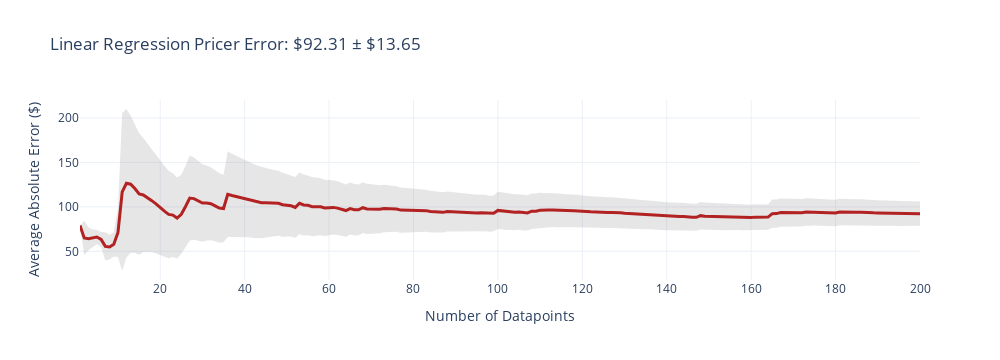
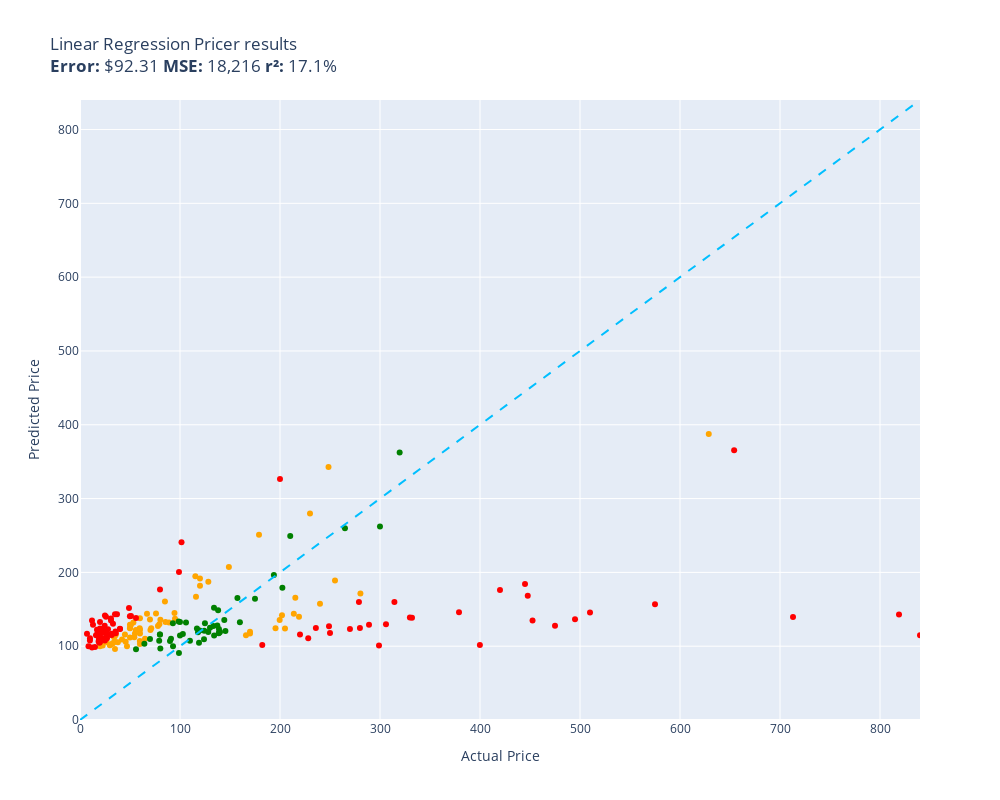

Here is the notebook cell these charts were saved with, in order:
### Code cell
evaluate(linear_regression_pricer, test)

### Figure 1 — Plotly figure (JSON) as saved in the notebook; plotly's stock layout.template omitted (floating-point values rounded to 4 significant figures; data arrays with more than 128 entries replaced by an {"elided": "..."} marker saying what was removed)
{"data": [{"fill": "toself", "fillcolor": "rgba(128,128,128,0.2)", "hoverinfo": "skip", "line": {"color": "rgba(255,255,255,0)"}, "name": "95% CI", "showlegend": false, "type": "scatter", "x": {"elided": "400 int values"}, "y": {"elided": "400 float values"}}, {"customdata": {"elided": "200x1 float values"}, "hovertemplate": "n=%{x}<br>Avg Error=$%{y:,.2f}<br>±95% CI=$%{customdata[0]:,.2f}<extra></extra>", "line": {"color": "firebrick", "width": 3}, "mode": "lines", "name": "Cumulative Avg Error", "type": "scatter", "x": {"elided": "200 int values"}, "y": {"elided": "200 float values"}}], "layout": {"height": 360, "showlegend": false, "title": {"text": "Linear Regression Pricer Error: $92.31 ± $13.65"}, "width": 1000, "xaxis": {"title": {"text": "Number of Datapoints"}}, "yaxis": {"title": {"text": "Average Absolute Error ($)"}}}}

### Figure 2 — Plotly figure (JSON) as saved in the notebook; plotly's stock layout.template omitted (floating-point values rounded to 4 significant figures)
{"data": [{"customdata": [["Old Blood Noise Excess V2 Distortion Cho...\nGuess=$140.00 Actual=$219.00"], ["telpo Headlight Assembly Fit For 15 Camr...\nGuess=$167.01 Actual=$115.99"], ["NewPower99 Battery Kit for Samsung Galax...\nGuess=$117.32 Actual=$54.95"], ["EXMAX NG-10X Fresnel Lens Focusing Adapt...\nGuess=$136.29 Actual=$69.98"], ["Stand for Raven Pro Document Scanner - P...\nGuess=$101.26 Actual=$29.85"], ["RBC12-UPC Replacement Battery Cartridge ...\nGuess=$279.72 Actual=$229.99"], ["ACDelco GM Original Equipment FW339 Fron...\nGuess=$165.62 Actual=$215.33"], ["Innovative Percussion CB-6 Chamois Bass ...\nGuess=$112.02 Actual=$54.32"], ["GJY Portable TV,10.6 inch Mini TV for AT...\nGuess=$129.69 Actual=$79.36"], ["LD Products Compatible Toner Cartridge R...\nGuess=$111.77 Actual=$49.98"], ["HK SYSTEMS 13\" Heavy Duty Black \"Push\" O...\nGuess=$160.43 Actual=$84.95"], ["Deco Mount Pro Tripod Microphone Stand w...\nGuess=$137.90 Actual=$59.95"], ["Scranton & Co 3 Drawer Mobile File Cabin...\nGuess=$194.78 Actual=$115.35"], ["Evergreen HSHB2005 Cylinder Head Gasket ...\nGuess=$124.24 Actual=$59.69"], ["Task T24287 Roman Ogee Router Bit with 1...\nGuess=$122.06 Actual=$55.88"], ["Travelpro Platinum Elite Slim Business L...\nGuess=$143.79 Actual=$213.83"], ["Southwire 120V/15A Right Angle User Atta...\nGuess=$105.28 Actual=$37.87"], ["JRready ST6313 DT Deutsch Connector Kit,...\nGuess=$135.64 Actual=$199.68"], ["Mylites+ Standard Comic Book Mylar Sleev...\nGuess=$96.25 Actual=$34.99"], ["Tidal Front + Rear Fender Flares 4PC Poc...\nGuess=$188.95 Actual=$254.99"], ["AUTOFREE LED Tail Lights Assembly Compat...\nGuess=$142.04 Actual=$201.99"], ["Projector, CRAZVIEW Projector with WiFi ...\nGuess=$132.25 Actual=$53.40"], ["Webcem Solar Shed Light Outdoor Indoor, ...\nGuess=$127.44 Actual=$77.96"], ["Poison Spyder 10-08-020 Rocker Knocker\nGuess=$387.63 Actual=$628.76"], ["VLAND LED Smoked Taillights Compatible F...\nGuess=$157.67 Actual=$239.99"], ["BESTILL Wall Mounted Shower Faucet Set, ...\nGuess=$144.23 Actual=$76.00"], ["Beck/Arnley 0421945 Air Filter\nGuess=$115.73 Actual=$35.87"], ["Pidoko Kids Train Table, Grey with 90 Pc...\nGuess=$191.55 Actual=$119.97"], ["LEGO Marvel Avengers War Machine Buster ...\nGuess=$102.85 Actual=$59.95"], ["EMART Photography C Stand with Boom Arm,...\nGuess=$181.95 Actual=$119.99"], ["KOHLER K-1185540-CP Assembly-Slider\nGuess=$105.96 Actual=$45.67"], ["Trim Kit for 2-handle Shower & Tub Valve...\nGuess=$137.08 Actual=$94.99"], ["iPhone 12/12 Pro Nicaragua Guardabarranc...\nGuess=$99.89 Actual=$19.97"], ["Replacement Remote Control for PANASONIC...\nGuess=$106.00 Actual=$34.95"], ["LSSAGOON Backpack for Women Teen Kids Gi...\nGuess=$112.08 Actual=$33.99"], ["MONOCARBON Forged Carbon Fiber Case for ...\nGuess=$122.36 Actual=$59.99"], ["DuraGo 29515020 Front Hub Assembly\nGuess=$187.43 Actual=$128.34"], ["MXR Carbon Copy Deluxe Analog Delay Guit...\nGuess=$124.45 Actual=$195.50"], ["Ibanez M510OVS Acoustic Mandolin in Vint...\nGuess=$117.07 Actual=$169.99"], ["CradlePoint Compact Broadband Router (CB...\nGuess=$132.22 Actual=$89.00"], ["Pyle Wireless Rear View Backup Camera - ...\nGuess=$121.88 Actual=$70.45"], ["Cardone 84-58642 New HEI Electronic Dist...\nGuess=$114.89 Actual=$165.99"], ["Hp Pavilion P7-1257c Motherboard Aahd3-h...\nGuess=$107.16 Actual=$59.86"], ["18 Inch White Undermount Kitchen Sink - ...\nGuess=$250.91 Actual=$179.00"], ["Amana Tool - SC587 Carbide Tipped 3-Wing...\nGuess=$124.44 Actual=$71.23"], ["ECCPP Power Steering Pump for 2009-2010 ...\nGuess=$132.64 Actual=$85.48"], ["AZX Stylus Pencil for Apple iPad Pro 202...\nGuess=$102.00 Actual=$29.99"], ["UPR Mach 1 Chin Spoiler Fits 94-98 Musta...\nGuess=$110.18 Actual=$64.99"], ["SP Air Corporation SP-8102BU 1/4-Inch He...\nGuess=$124.04 Actual=$204.99"], ["Diversitech UC2436-3 Ultralite Condenser...\nGuess=$135.66 Actual=$80.39"], ["CTLAMP XL-2100 Professional Quality XL-2...\nGuess=$102.82 Actual=$32.00"], ["200 ' feet True 14 Gauge AWG CCA Speaker...\nGuess=$115.89 Actual=$44.95"], ["200 Couples Conversation Cards - Enjoy B...\nGuess=$104.48 Actual=$32.97"], ["KYX Racing Hardened Steel Center Drive S...\nGuess=$99.96 Actual=$46.99"], ["Custom Engagement Logo Desk Embosser Sea...\nGuess=$129.15 Actual=$49.95"], ["LD Compatible Ink Cartridge Replacement ...\nGuess=$109.13 Actual=$41.99"], ["BXYJY for Samsung Galaxy Z Fold 3 Case w...\nGuess=$124.21 Actual=$49.99"], ["Star Wars Die-Cast Metal TITANIUM Series...\nGuess=$101.03 Actual=$22.70"], ["Vinyl Soft Top Roll-up Adjustable Truck ...\nGuess=$207.36 Actual=$148.88"], ["Intex River Run Connect Lounge (Four)\nGuess=$144.84 Actual=$94.49"], ["PowerSport Front Rear Brakes and Rotors ...\nGuess=$342.92 Actual=$248.51"], ["Viola Bow 4/4 Full Size Carbon Fiber (Bl...\nGuess=$124.65 Actual=$49.99"], ["KZ ZS10 Pro in Ear Monitor Headphone KZ ...\nGuess=$144.00 Actual=$66.99"], ["Fender Hendrix Voodoo Child Coiled Instr...\nGuess=$117.18 Actual=$59.99"], ["W11130208 W10695459 Refrigerator LED Mod...\nGuess=$105.51 Actual=$26.59"], ["Jada Toys Ryan's World Combo Panda Airli...\nGuess=$113.88 Actual=$34.94"], ["Pyle 2x120 Watt Home Audio Speaker Power...\nGuess=$129.02 Actual=$50.92"], ["Xiaomi Redmi 10 2022 NFC 4G LTE (128GB +...\nGuess=$119.64 Actual=$169.99"], ["For Volvo C70 S70 V70 V40 S40 AC Compres...\nGuess=$171.45 Actual=$280.41"]], "hovertemplate": "%{customdata[0]}<extra></extra>", "legendgroup": "orange", "marker": {"color": "orange", "size": 6, "symbol": "circle"}, "mode": "markers", "name": "orange", "orientation": "v", "showlegend": true, "type": "scatter", "x": [219.0, 116.0, 54.95, 69.98, 29.85, 230.0, 215.3, 54.32, 79.36, 49.98, 84.95, 59.95, 115.3, 59.69, 55.88, 213.8, 37.87, 199.7, 34.99, 255.0, 202.0, 53.4, 77.96, 628.8, 240.0, 76.0, 35.87, 120.0, 59.95, 120.0, 45.67, 94.99, 19.97, 34.95, 33.99, 59.99, 128.3, 195.5, 170.0, 89.0, 70.45, 166.0, 59.86, 179.0, 71.23, 85.48, 29.99, 64.99, 205.0, 80.39, 32.0, 44.95, 32.97, 46.99, 49.95, 41.99, 49.99, 22.7, 148.9, 94.49, 248.5, 49.99, 66.99, 59.99, 26.59, 34.94, 50.92, 170.0, 280.4], "xaxis": "x", "y": [140.0, 167.0, 117.3, 136.3, 101.3, 279.7, 165.6, 112.0, 129.7, 111.8, 160.4, 137.9, 194.8, 124.2, 122.1, 143.8, 105.3, 135.6, 96.25, 188.9, 142.0, 132.2, 127.4, 387.6, 157.7, 144.2, 115.7, 191.5, 102.8, 182.0, 106.0, 137.1, 99.89, 106.0, 112.1, 122.4, 187.4, 124.5, 117.1, 132.2, 121.9, 114.9, 107.2, 250.9, 124.4, 132.6, 102.0, 110.2, 124.0, 135.7, 102.8, 115.9, 104.5, 99.96, 129.1, 109.1, 124.2, 101.0, 207.4, 144.8, 342.9, 124.6, 144.0, 117.2, 105.5, 113.9, 129.0, 119.6, 171.5], "yaxis": "y"}, {"customdata": [["SuppliesOutlet Compatible Toner Cartridg...\nGuess=$135.41 Actual=$144.29"], ["Panasonic KX-TG6511B DECT 6.0 PLUS Expan...\nGuess=$107.29 Actual=$79.20"], ["APS iBoard 6-inch Aluminum (Black Powder...\nGuess=$249.24 Actual=$210.23"], ["PEMP E65 E66 CDC Simulate Optical Fiber ...\nGuess=$104.64 Actual=$119.00"], ["Intermatic PX300 12V 300W Transformer wi...\nGuess=$152.23 Actual=$134.00"], ["CORSAIR Dominator Platinum RGB 32GB (2x1...\nGuess=$109.54 Actual=$124.00"], ["SKB iSeries 3i-13096-6KP Case for BlackM...\nGuess=$164.40 Actual=$174.99"], ["Aolemi Oil Rubbed Bronze Single Function...\nGuess=$133.34 Actual=$98.65"], ["Clementoni 39132.5 Jigsaw Puzzle 1,000 P...\nGuess=$115.75 Actual=$79.95"], ["GanFindX Portable Car Hand Controls for ...\nGuess=$132.50 Actual=$159.90"], ["KOMPUTERBAY 4GB 2X 2GB DDR2 1066MHz PC2-...\nGuess=$96.71 Actual=$80.34"], ["15\" Locking Shower Head Extension Arm in...\nGuess=$116.00 Actual=$79.95"], ["Wenger City Upgrade Laptop Backpack with...\nGuess=$120.68 Actual=$145.42"], ["3D Tree Hole Branches 075 Stair Risers D...\nGuess=$124.88 Actual=$129.99"], ["Fjallraven, Kanken Laptop 15\" Backpack f...\nGuess=$121.37 Actual=$119.65"], ["Diversitech WG840585 Motor, (Ddb) 1/3Hp,...\nGuess=$114.50 Actual=$134.12"], ["Evan-Fischer Front Bumper Cover Compatib...\nGuess=$179.02 Actual=$202.38"], ["Festool 492370 Platin 2 S1000 Grit 6-Inc...\nGuess=$109.93 Actual=$91.00"], ["Western Digital Enterprise RE4-GP 2TB SA...\nGuess=$107.22 Actual=$109.95"], ["DIMARZIO 204284 DP 163FBK Blues Bucker G...\nGuess=$107.15 Actual=$89.99"], ["PM Auto Front Right Quick Complete Strut...\nGuess=$131.18 Actual=$124.94"], ["Dell Optiplex 390 Desktop Computer i3 3....\nGuess=$120.81 Actual=$124.27"], ["Marvel Legends Series X-Men 6-Inch Archa...\nGuess=$90.72 Actual=$98.95"], ["Grey Pneumatic 1311SD Impact Socket Set\nGuess=$165.31 Actual=$157.43"], ["4LT LUMINETTE Vanity Opal GLS BSN\nGuess=$132.65 Actual=$99.99"], ["4pc Wheel Spacers Adapters 4\" (2inch Per...\nGuess=$123.84 Actual=$116.95"], ["Urth 62mm UV, Circular Polarizing (CPL),...\nGuess=$118.07 Actual=$139.00"], ["LSI Broadcom SAS 9300-8i 8-port 12Gb/s S...\nGuess=$118.84 Actual=$118.00"], ["GENUINE VOLVO THERMOSTAT (3.0, 3.2) S60 ...\nGuess=$116.53 Actual=$102.85"], ["New Replacement seat cover fits Yamaha M...\nGuess=$123.28 Actual=$138.95"], ["Evan Fischer Radiator Cooling Fan Assemb...\nGuess=$128.13 Actual=$137.34"], ["Skullcandy Hesh Evo Bluetooth Headphones...\nGuess=$109.67 Actual=$69.99"], ["ROHL WSGUM3018WH Wire Sink Grids, White\nGuess=$119.38 Actual=$128.28"], ["ASUS VY279HE-W 27” 1080P Monitor - White...\nGuess=$148.69 Actual=$138.10"], ["LCD Screen for Dell Inspiron 17R 17.3\" H...\nGuess=$103.32 Actual=$64.37"], ["4 Inches Rolled Muffler Tip Catback Exha...\nGuess=$196.51 Actual=$193.88"], ["APS iBoard (304 Stainless Steel Polished...\nGuess=$259.86 Actual=$264.95"], ["KUNFINE Android Radio CarPlay & Android ...\nGuess=$132.00 Actual=$106.00"], ["StonKraft Brass Chess Board Game Set wit...\nGuess=$119.39 Actual=$140.00"], ["OEM Samsung Remote Control Shipped with ...\nGuess=$95.76 Actual=$56.00"], ["Venom Power Terra Hunter R/T+ R/T All-Te...\nGuess=$362.41 Actual=$319.65"], ["Samsung DA97-07603B Freezer Ice Maker As...\nGuess=$100.02 Actual=$93.02"], ["Blanco 230966 Valea Stainless Steel Sink...\nGuess=$130.96 Actual=$92.88"], ["HP Laserjet 2100 Laser Printer W/Test Pr...\nGuess=$262.30 Actual=$299.98"], ["Targus CityGear Durable Backpack, Black,...\nGuess=$127.35 Actual=$133.43"], ["Garmin 010-12402-10 GT15M-TM Transom-Mou...\nGuess=$117.51 Actual=$138.74"], ["Fitness Center Gym Room Weight Train Dua...\nGuess=$114.41 Actual=$99.99"]], "hovertemplate": "%{customdata[0]}<extra></extra>", "legendgroup": "green", "marker": {"color": "green", "size": 6, "symbol": "circle"}, "mode": "markers", "name": "green", "orientation": "v", "showlegend": true, "type": "scatter", "x": [144.3, 79.2, 210.2, 119.0, 134.0, 124.0, 175.0, 98.65, 79.95, 159.9, 80.34, 79.95, 145.4, 130.0, 119.7, 134.1, 202.4, 91.0, 110.0, 89.99, 124.9, 124.3, 98.95, 157.4, 99.99, 117.0, 139.0, 118.0, 102.8, 138.9, 137.3, 69.99, 128.3, 138.1, 64.37, 193.9, 264.9, 106.0, 140.0, 56.0, 319.6, 93.02, 92.88, 300.0, 133.4, 138.7, 99.99], "xaxis": "x", "y": [135.4, 107.3, 249.2, 104.6, 152.2, 109.5, 164.4, 133.3, 115.7, 132.5, 96.71, 116.0, 120.7, 124.9, 121.4, 114.5, 179.0, 109.9, 107.2, 107.1, 131.2, 120.8, 90.72, 165.3, 132.7, 123.8, 118.1, 118.8, 116.5, 123.3, 128.1, 109.7, 119.4, 148.7, 103.3, 196.5, 259.9, 132.0, 119.4, 95.76, 362.4, 100.0, 131.0, 262.3, 127.3, 117.5, 114.4], "yaxis": "y"}, {"customdata": [["8544771 Dryer Heating Element, 279816 Th...\nGuess=$117.63 Actual=$35.74"], ["Pump Head TBVECHI 175PSI 4KW 5.5HP 21CFM...\nGuess=$138.71 Actual=$329.90"], ["Bam France 2002XL Contoured Hightech Bla...\nGuess=$139.45 Actual=$713.00"], ["Metabo HPT 36V MultiVolt™ Cordless Rotar...\nGuess=$145.84 Actual=$379.00"], ["46mm Digital Pro High-Resolution Close-U...\nGuess=$132.82 Actual=$19.99"], ["LOVE MEI Galaxy S10 Lite Case, Military ...\nGuess=$130.26 Actual=$32.98"], ["Bam Trekking 3027SB Single Black Clarine...\nGuess=$138.69 Actual=$332.00"], ["DEWALT 20V MAX* XR Impact Driver with Bl...\nGuess=$134.72 Actual=$452.53"], ["Mini PC, Kinupute Desktop Computer E3-12...\nGuess=$136.36 Actual=$495.00"], ["June Garden 12\" Sweet Dolly Charlotte - ...\nGuess=$111.27 Actual=$19.99"], ["10GBase-LR SFP+ Transceiver, Handar 10GB...\nGuess=$123.86 Actual=$19.99"], ["Canon EOS Rebel T7 Digital SLR Camera wi...\nGuess=$142.78 Actual=$819.00"], ["Dakota Alert MURS Alert Probe Sensor - M...\nGuess=$115.89 Actual=$219.99"], ["DALDED LED Light Kit for Lego Sonic Gree...\nGuess=$118.45 Actual=$24.99"], ["152MM Hole Saws M42 Bi-Metal High Speed ...\nGuess=$122.03 Actual=$17.99"], ["Baseball Backpacks Large 18 Inch Bookbag...\nGuess=$115.12 Actual=$31.77"], ["Adams Check Payment and Deposit Register...\nGuess=$119.86 Actual=$35.49"], ["KOHLER 18865-CP Filtered Water Faucet, P...\nGuess=$127.65 Actual=$475.00"], ["Retevis RT68 Soft Earhook Walkie Talkie ...\nGuess=$116.83 Actual=$6.99"], ["MC: Pindicator (Dual Intensity Amber)\nGuess=$123.35 Actual=$40.00"], ["Laisomeke Waterproof Junction Box, Unive...\nGuess=$134.64 Actual=$11.99"], ["Sumerain S1339CM Double Handle Widesprea...\nGuess=$124.81 Actual=$235.86"], ["Lighted Triangle Mirror Cabinet Bathroom...\nGuess=$184.22 Actual=$445.00"], ["Tablet PC Cover Compatible with Lenovo T...\nGuess=$116.76 Actual=$31.61"], ["Miyaya@ Funny Animal Masks Collection fo...\nGuess=$122.23 Actual=$16.99"], ["Trail Gear Twin Stick Kit for Top Shift ...\nGuess=$124.65 Actual=$279.92"], ["Engine Thermostat, Replace 19301-PAA-306...\nGuess=$108.22 Actual=$18.89"], ["Ultra Duster Canned Air Net 10 Oz 6-Pack\nGuess=$140.65 Actual=$49.90"], ["IQShield Screen Protector Compatible wit...\nGuess=$107.72 Actual=$9.95"], ["Liberty Imports 12 Pack: US Military Toy...\nGuess=$115.80 Actual=$16.98"], ["Neporal Full Spectrum Light Bulb, 6000K ...\nGuess=$106.52 Actual=$18.59"], ["Satco S9596, 4 Count (Pack of 1), 4.18\nGuess=$98.26 Actual=$12.00"], ["Ceramic Talavera Mexican Tile 4x4\", 9 Pi...\nGuess=$115.50 Actual=$29.95"], ["Intrepid International Dressage Letters-...\nGuess=$110.77 Actual=$26.99"], ["ANZO USA 111207 GMC SIERRA 99-06 / YUKON...\nGuess=$101.75 Actual=$182.28"], ["Kingston Brass KS269SN Kingston Clawfoot...\nGuess=$129.89 Actual=$305.99"], ["KUNN Small Electrician Tool Pouch Utilit...\nGuess=$109.50 Actual=$21.99"], ["KS K-STORM Replacement Silicone Mushroom...\nGuess=$99.77 Actual=$8.50"], ["Pioneer 2AM401-BN Two Handle Kitchen Fau...\nGuess=$110.82 Actual=$228.22"], ["Aeromotive 13304 Regulator, X1 Adjustabl...\nGuess=$123.45 Actual=$269.95"], ["Walker Exhaust Ultra EPA 16478 Direct Fi...\nGuess=$156.86 Actual=$574.99"], ["GE RPWF SmartWater Comparable Refrigerat...\nGuess=$143.35 Actual=$36.99"], ["MGP Caliper Covers 39011SACURD Red Powde...\nGuess=$127.11 Actual=$249.00"], ["Royal Designs, Inc. Decorative Abundant ...\nGuess=$107.68 Actual=$24.95"], ["Canon Sure Shot 90u 35mm Date Camera\nGuess=$101.50 Actual=$399.89"], ["NewFantasia Replacement Audio Cable with...\nGuess=$134.64 Actual=$31.00"], ["Mikrotik RB3011UIAS-RM RouterBOARD 10xGi...\nGuess=$100.88 Actual=$299.00"], ["AC Compressor & A/C Kit For BMW 335i 335...\nGuess=$159.93 Actual=$314.41"], ["Wilkinson LOW GAUSS Vintage Tone Strat S...\nGuess=$137.40 Actual=$30.93"], ["Berta (6 Pieces) 1-1/4 inch Overlay, 90 ...\nGuess=$127.73 Actual=$24.66"], ["Chalkboard Name Badges with Magnetic Bac...\nGuess=$114.15 Actual=$19.95"], ["Linkloos Solar Street Lights Outdoor Wat...\nGuess=$138.19 Actual=$55.99"], ["USB Charger, CIVIE High Speed 60W Multip...\nGuess=$114.70 Actual=$15.99"], ["Universal Power Group 12V 100Ah Sealed L...\nGuess=$326.64 Actual=$199.99"], ["Kastar Battery Pack Replacement for Sony...\nGuess=$105.79 Actual=$19.99"], ["Auertech Portable Washing Machine, 14lbs...\nGuess=$200.59 Actual=$98.99"], ["Raspberry Pi 3 Model B+ Aluminum Case Me...\nGuess=$98.95 Actual=$14.99"], ["Music Hall pa15.3 MM/MC Phono Preamplifi...\nGuess=$117.86 Actual=$250.00"], ["Lorell Bell Chair Glide, 2.5\", Black\nGuess=$104.50 Actual=$19.50"], ["Competition Clutch Disc and Pressure Pla...\nGuess=$145.63 Actual=$510.00"], ["The Puppet Company - Carpet-Unicorn, Whi...\nGuess=$112.29 Actual=$19.00"], ["Baumgartens Sicurix Blank PVC ID Cards (...\nGuess=$108.95 Actual=$19.11"], ["VIPMOTOZ Sequential Turn Signal Premium ...\nGuess=$160.01 Actual=$278.94"], ["A-Premium Front Suspension Steering Knuc...\nGuess=$151.70 Actual=$48.99"], ["Audio Techinca ATW-T1002 System 10 Handh...\nGuess=$128.98 Actual=$289.00"], ["520 Pieces Christmas Envelope Seal Stick...\nGuess=$117.69 Actual=$25.99"], ["BestPricedDecals Wine A BIT, You'll Feel...\nGuess=$128.95 Actual=$12.98"], ["Dell XPS 13 9343-2727SLV 13.3\" Full HD S...\nGuess=$114.99 Actual=$839.99"], ["VATOS 4 Packs Bubble Machine Gun for Kid...\nGuess=$122.50 Actual=$22.88"], ["Steering Wheel, Carbon Fiber Automotive ...\nGuess=$168.36 Actual=$447.74"], ["VONADO Space Wars Colonial Viper MK1 Bui...\nGuess=$123.52 Actual=$39.99"], ["Replacement Remote Control fit for Sony ...\nGuess=$110.91 Actual=$9.99"], ["Disney Princess Sparkling Princess Sleep...\nGuess=$111.23 Actual=$24.95"], ["sabermaster TCG Playmat yugioh playmat T...\nGuess=$121.83 Actual=$21.99"], ["Pacific Drums PDCM1618TTRB 16 x 18 Inche...\nGuess=$176.15 Actual=$419.99"], ["DuraGo BR5330 Front Vented Disc Brake Ro...\nGuess=$240.74 Actual=$101.51"], ["Glovion Music Stand Light, Clip On Piano...\nGuess=$122.97 Actual=$27.99"], ["Empava 24\" Single Wall Ovens 10 Cooking ...\nGuess=$365.38 Actual=$654.14"], ["Think Gizmos Build Your Own Robot Toys f...\nGuess=$141.50 Actual=$24.95"], ["VTech Strum and Jam Kidi Musical Guitar ...\nGuess=$118.28 Actual=$21.99"], ["STICKGOO Peel and Stick Backsplash for K...\nGuess=$143.17 Actual=$34.99"], ["MonMount Triple Monitor Stand Freestandi...\nGuess=$176.79 Actual=$79.99"], ["Refresh NSF-53 Premium Replacement Refri...\nGuess=$140.95 Actual=$50.99"], ["NICKSTON Red Sparkling Glitter Slim Band...\nGuess=$139.93 Actual=$25.99"]], "hovertemplate": "%{customdata[0]}<extra></extra>", "legendgroup": "red", "marker": {"color": "red", "size": 6, "symbol": "circle"}, "mode": "markers", "name": "red", "orientation": "v", "showlegend": true, "type": "scatter", "x": [35.74, 329.9, 713.0, 379.0, 19.99, 32.98, 332.0, 452.5, 495.0, 19.99, 19.99, 819.0, 220.0, 24.99, 17.99, 31.77, 35.49, 475.0, 6.99, 40.0, 11.99, 235.9, 445.0, 31.61, 16.99, 279.9, 18.89, 49.9, 9.95, 16.98, 18.59, 12.0, 29.95, 26.99, 182.3, 306.0, 21.99, 8.5, 228.2, 269.9, 575.0, 36.99, 249.0, 24.95, 399.9, 31.0, 299.0, 314.4, 30.93, 24.66, 19.95, 55.99, 15.99, 200.0, 19.99, 98.99, 14.99, 250.0, 19.5, 510.0, 19.0, 19.11, 278.9, 48.99, 289.0, 25.99, 12.98, 840.0, 22.88, 447.7, 39.99, 9.99, 24.95, 21.99, 420.0, 101.5, 27.99, 654.1, 24.95, 21.99, 34.99, 79.99, 50.99, 25.99], "xaxis": "x", "y": [117.6, 138.7, 139.5, 145.8, 132.8, 130.3, 138.7, 134.7, 136.4, 111.3, 123.9, 142.8, 115.9, 118.4, 122.0, 115.1, 119.9, 127.7, 116.8, 123.4, 134.6, 124.8, 184.2, 116.8, 122.2, 124.7, 108.2, 140.6, 107.7, 115.8, 106.5, 98.26, 115.5, 110.8, 101.8, 129.9, 109.5, 99.77, 110.8, 123.5, 156.9, 143.3, 127.1, 107.7, 101.5, 134.6, 100.9, 159.9, 137.4, 127.7, 114.2, 138.2, 114.7, 326.6, 105.8, 200.6, 98.95, 117.9, 104.5, 145.6, 112.3, 108.9, 160.0, 151.7, 129.0, 117.7, 128.9, 115.0, 122.5, 168.4, 123.5, 110.9, 111.2, 121.8, 176.1, 240.7, 123.0, 365.4, 141.5, 118.3, 143.2, 176.8, 141.0, 139.9], "yaxis": "y"}, {"hoverinfo": "skip", "line": {"color": "deepskyblue", "dash": "dash", "width": 2}, "mode": "lines", "name": "y = x", "showlegend": false, "type": "scatter", "x": [0, 840.0], "y": [0, 840.0]}], "layout": {"height": 800, "legend": {"title": {"text": "color"}, "tracegroupgap": 0}, "showlegend": false, "title": {"text": "Linear Regression Pricer results<br><b>Error:</b> $92.31 <b>MSE:</b> 18,216 <b>r²:</b> 17.1%"}, "width": 1000, "xaxis": {"anchor": "y", "domain": [0, 1], "range": [0, 840.0], "title": {"text": "Actual Price"}}, "yaxis": {"anchor": "x", "domain": [0, 1], "range": [0, 840.0], "title": {"text": "Predicted Price"}}}}
